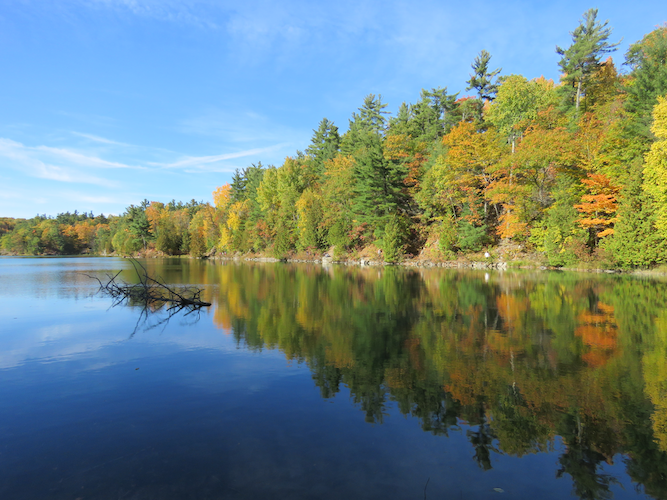
#> input picture assignment_1/pink_lake.png, 667 x 500 px
$ python part3.py
#> lines starting #> are read from the running program, lines starting #| are printed output that depends on the picture
from matplotlib import pyplot
import numpy as np

img = pyplot.imread("pink_lake.png")
#> img is the input picture: shape (500, 667, 3) float32; mean R, G, B 0.428, 0.515, 0.503

# add 0.25 to img
img_add = img + 0.25
img_add = np.clip(img_add,0,1)
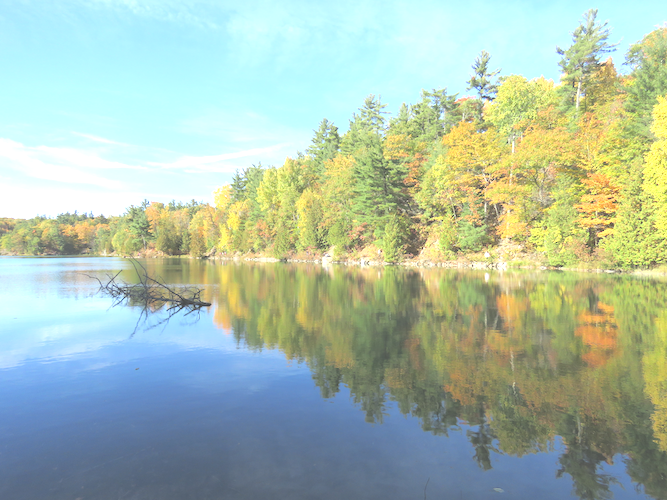
#> img_add: shape (500, 667, 3) float32; mean R, G, B 0.675, 0.754, 0.682
pyplot.imsave("img_add.png", img_add)

# split channels of img
img_chan_0 = np.zeros(img.shape)
img_chan_0[:,:,0] = img[:,:,0]
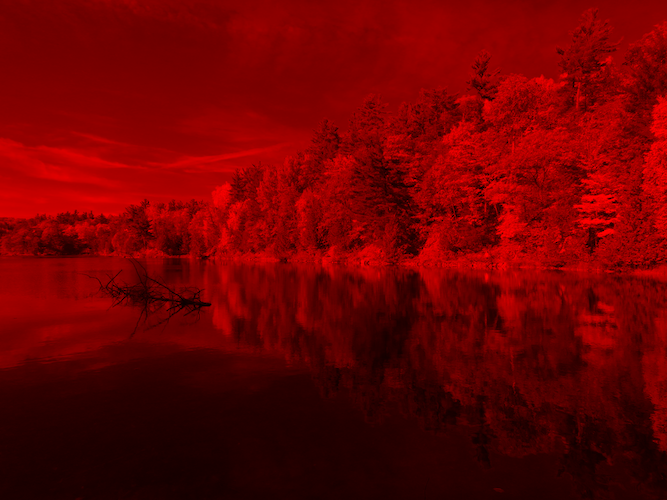
#> img_chan_0: shape (500, 667, 3) float64; mean R, G, B 0.428, 0, 0
img_chan_1 = np.zeros(img.shape)
img_chan_1[:,:,1] = img[:,:,1]
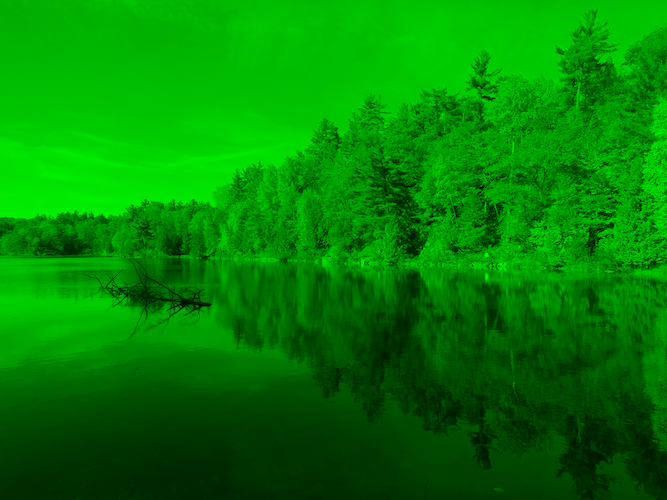
#> img_chan_1: shape (500, 667, 3) float64; mean R, G, B 0, 0.515, 0
img_chan_2 = np.zeros(img.shape)
img_chan_2[:,:,2] = img[:,:,2]
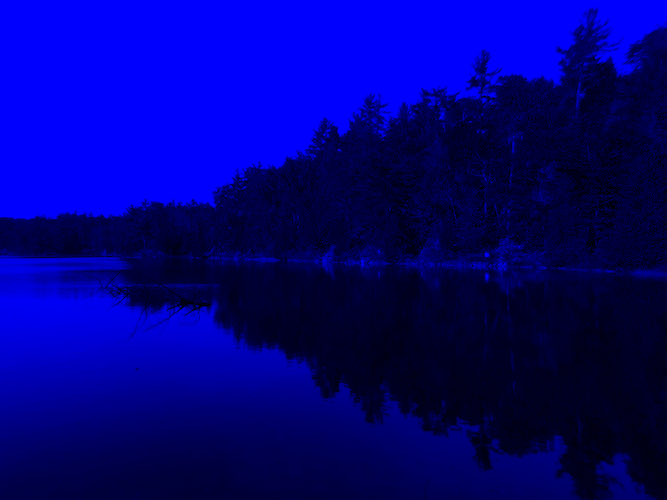
#> img_chan_2: shape (500, 667, 3) float64; mean R, G, B 0, 0, 0.503
pyplot.imsave("img_chan_0.png", img_chan_0)
pyplot.imsave("img_chan_1.png", img_chan_1)
pyplot.imsave("img_chan_2.png", img_chan_2)

# gray scale of img
img_gray = np.zeros(img.shape)
img_gray[:,:,0] = 0.299 * img_chan_0[:,:,0] + 0.587 * img_chan_1[:,:,1] + 0.114 * img_chan_2[:,:,2]
img_gray[:,:,1] = img_gray[:,:,0]
img_gray[:,:,2] = img_gray[:,:,0]
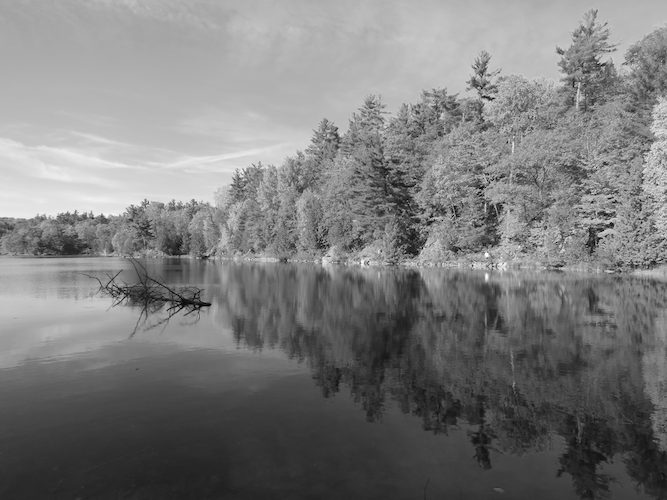
#> img_gray: shape (500, 667, 3) float64; min 0, max 1, mean 0.487
pyplot.imsave("img_gray.png", img_gray)

# img crop
img_crop = img[0:int(img.shape[0]/2), :, :]
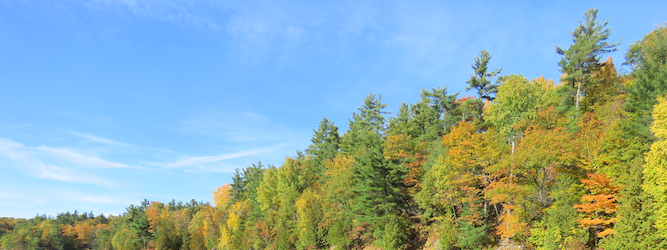
#> img_crop: shape (250, 667, 3) float32; mean R, G, B 0.557, 0.671, 0.66
pyplot.imsave("img_crop.png", img_crop)

# img flip
img_flip_vert = np.zeros(img.shape)
img_flip_vert = np.flip(img, 1)
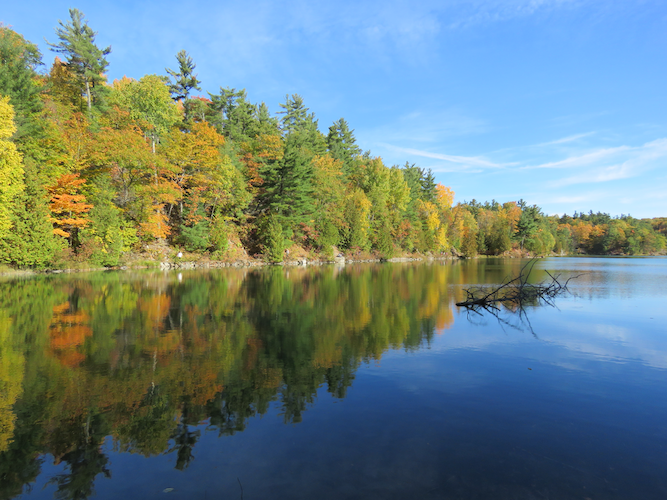
#> img_flip_vert: shape (500, 667, 3) float32; mean R, G, B 0.428, 0.515, 0.503
pyplot.imsave("img_flip_vert.png", img_flip_vert)
